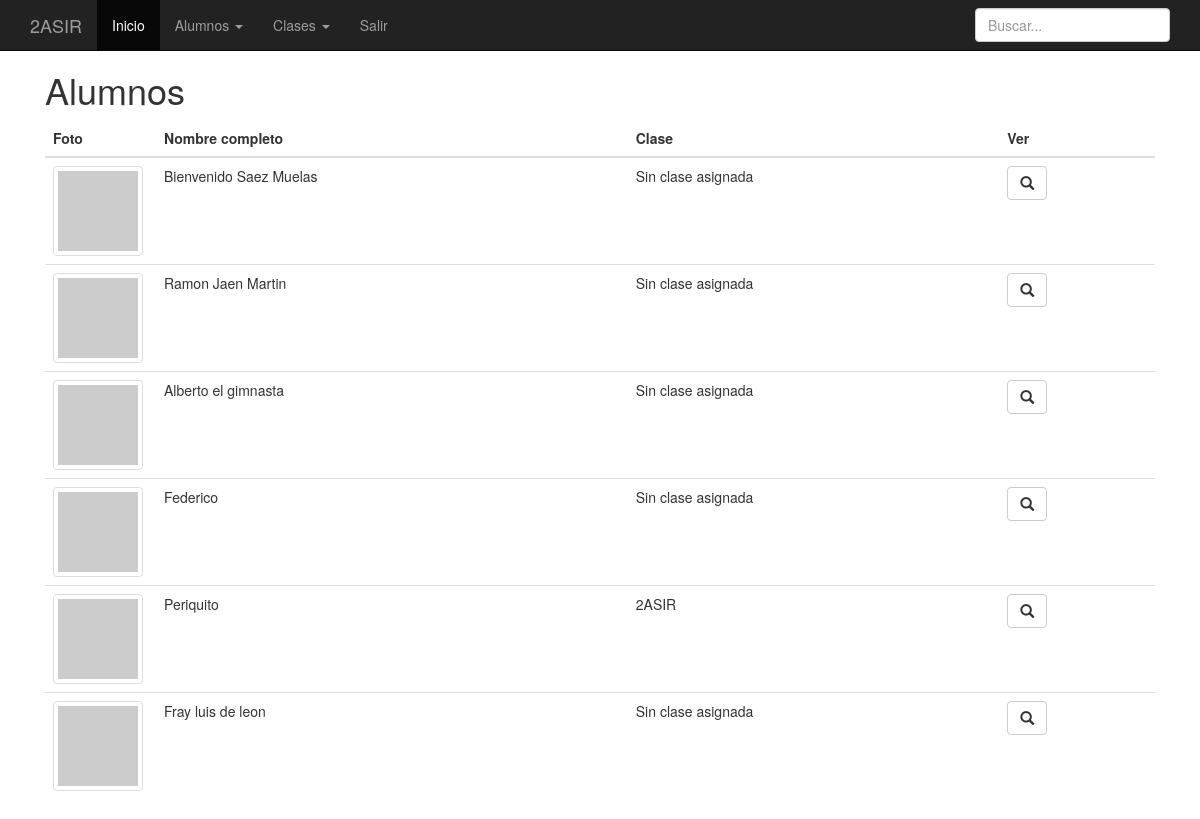
The page /lista_alumnos.php (signed in) on the database as committed earlier.
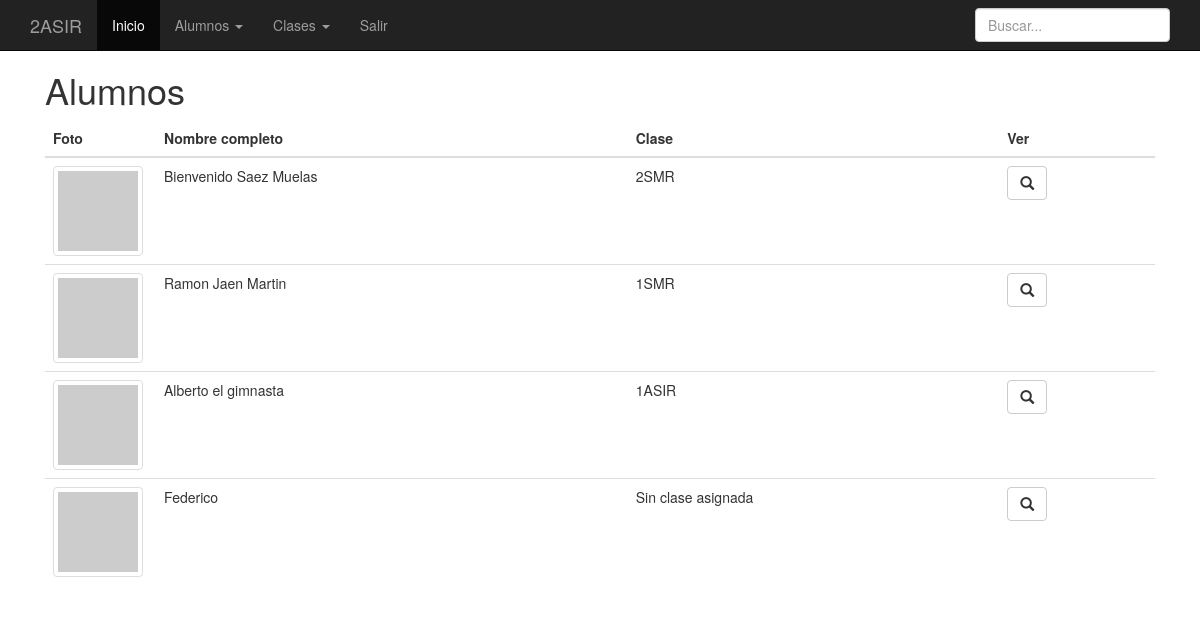
The same page on the database as committed later.
### tables this page shows
CREATE TABLE `alumnos` (
  `id` int(11) unsigned NOT NULL AUTO_INCREMENT,
  `nombreCompleto` varchar(140) NOT NULL DEFAULT '',
  `edad` int(11) DEFAULT NULL,
  `clase` int(10) unsigned DEFAULT NULL,
  PRIMARY KEY (`id`),
  KEY `fk_clase` (`clase`),
  CONSTRAINT `fk_clase` FOREIGN KEY (`clase`) REFERENCES `clases` (`id`) ON DELETE CASCADE ON UPDATE CASCADE
);

CREATE TABLE `clases` (
  `id` int(11) unsigned NOT NULL AUTO_INCREMENT,
  `nombre` varchar(140) NOT NULL DEFAULT '',
  PRIMARY KEY (`id`)
);

### php/bd.php (called while the page is built, shortened)
<?php
  include_once "ez_sql_core.php";
  include_once "ez_sql_mysql.php";
class Bd
{
  public  $conexion;
  private $usuario      = 'root';
  private $password     = 'root';
  private $base_datos   = 'alumnos';
  function __construct()
  {
    $this->conexion = new ezSQL_mysql($this->usuario, $this->password, $this->base_datos,'localhost');
  }
  function get_alumnos(){
    $consulta = "select * from alumnos";
    $alumnos = $this->conexion->get_results($consulta);
    return $alumnos;
  }
  function get_clase($idClase){
    $consulta = "select * from clases where id=$idClase";
    $clase = $this->conexion->get_row($consulta);
    return $clase;
  }
}
?>

### php/ez_sql_mysql.php (called while the page is built, shortened)
<?php
	$ezsql_mysql_str = array
	(
		1 => 'Require $dbuser and $dbpassword to connect to a database server',
		2 => 'Error establishing mySQL database connection. Correct user/password? Correct hostname? Database server running?',
		3 => 'Require $dbname to select a database',
		4 => 'mySQL database connection is not active',
		5 => 'Unexpected error while trying to select database'
	);
	class ezSQL_mysql extends ezSQLcore
	{
		var $encoding = false;
		function ezSQL_mysql($dbuser='', $dbpassword='', $dbname='', $dbhost='localhost', $encoding='')
		{
			$this->dbuser = $dbuser;
			$this->dbpassword = $dbpassword;
			$this->dbname = $dbname;
			$this->dbhost = $dbhost;
			$this->encoding = $encoding;
		}
		function connect($dbuser='', $dbpassword='', $dbhost='localhost')
		{
			global $ezsql_mysql_str; $return_val = false;
			if ( ! $dbuser )
			{
				$this->register_error($ezsql_mysql_str[1].' in '.__FILE__.' on line '.__LINE__);
				$this->show_errors ? trigger_error($ezsql_mysql_str[1],E_USER_WARNING) : null;
			}
			else if ( ! $this->dbh = @mysql_connect($dbhost,$dbuser,$dbpassword,true,131074) )
			{
				$this->register_error($ezsql_mysql_str[2].' in '.__FILE__.' on line '.__LINE__);
				$this->show_errors ? trigger_error($ezsql_mysql_str[2],E_USER_WARNING) : null;
			}
			else
			{
				$return_val = true;
			}
			return $return_val;
		}
		function select($dbname='', $encoding='')
		{
			global $ezsql_mysql_str; $return_val = false;
			if ( ! $dbname )
			{
				$this->register_error($ezsql_mysql_str[3].' in '.__FILE__.' on line '.__LINE__);
				$this->show_errors ? trigger_error($ezsql_mysql_str[3],E_USER_WARNING) : null;
			}
			else if ( ! $this->dbh )
			{
				$this->register_error($ezsql_mysql_str[4].' in '.__FILE__.' on line '.__LINE__);
				$this->show_errors ? trigger_error($ezsql_mysql_str[4],E_USER_WARNING) : null;
			}
			else if ( !@mysql_select_db($dbname,$this->dbh) )
			{
				if ( !$str = @mysql_error($this->dbh))
					  $str = $ezsql_mysql_str[5];
				$this->register_error($str.' in '.__FILE__.' on line '.__LINE__);
				$this->show_errors ? trigger_error($str,E_USER_WARNING) : null;
			}
			else
			{
				if ( $encoding == '') $encoding = $this->encoding;
				$return_val = true;
			}
			return $return_val;
		}
		function query($query)
		{
			$return_val = 0;
			$query = trim($query);
			$this->result = @mysql_query($query,$this->dbh);
			if ( preg_match("/^(insert|delete|update|replace|truncate|drop|create|alter|set|lock|unlock)\s+/i",$query) )
			{
				$is_insert = true;
				$this->rows_affected = @mysql_affected_rows($this->dbh);
				if ( preg_match("/^(insert|replace)\s+/i",$query) )
				{
					$this->insert_id = @mysql_insert_id($this->dbh);
				}
				$return_val = $this->rows_affected;
			}
			else
			{
				$is_insert = false;
				$i=0;
				$num_rows=0;
				while ( $row = @mysql_fetch_object($this->result) )
				{
					$num_rows++;
				}
				$this->num_rows = $num_rows;
				$return_val = $this->num_rows;
			}
			return $return_val;
		}
	}

### php/ez_sql_core.php (called while the page is built, shortened)
<?php
	class ezSQLcore
	{
		var $show_errors      = true;
		var $timers           = array();
		function flush()
		{
			$this->last_result = null;
		}
		function get_row($query=null,$output=OBJECT,$y=0)
		{
			if ( $query )
			{
				$this->query($query);
			}
			if ( $output == OBJECT )
			{
				return $this->last_result[$y]?$this->last_result[$y]:null;
			}
			elseif ( $output == ARRAY_A )
			{
				return $this->last_result[$y]?get_object_vars($this->last_result[$y]):null;
			}
			elseif ( $output == ARRAY_N )
			{
				return $this->last_result[$y]?array_values(get_object_vars($this->last_result[$y])):null;
			}
			else
			{
				$this->show_errors ? trigger_error(" \$db->get_row(string query, output type, int offset) -- Output type must be one of: OBJECT, ARRAY_A, ARRAY_N",E_USER_WARNING) : null;
			}
		}
		function get_results($query=null, $output = OBJECT)
		{
			if ( $query )
			{
				$this->query($query);
			}
			if ( $output == OBJECT )
			{
				return $this->last_result;
			}
		}
		function timer_get_cur()
		{
			list($usec, $sec) = explode(" ",microtime());
			return ((float)$usec + (float)$sec);
		}
		function timer_start($timer_name)
		{
			$this->timers[$timer_name] = $this->timer_get_cur();
		}
		function timer_elapsed($timer_name)
		{
			return round($this->timer_get_cur() - $this->timers[$timer_name],2);
		}
	}

### lista_alumnos.php (the view, shortened to what this page needs)
<?php include_once "php/header.php"; ?>
<?php
  include_once "php/bd.php";
  $bd = new Bd();
  $alumnos = $bd->get_alumnos();
?>
    <div class="container">
      <div class="col-sm-12">
        <h1>Alumnos</h1>
        <table class="table">
          <thead>
            <tr>
              <th width="10%">Foto</th>
              <th>Nombre completo</th>
              <th>Clase</th>
              <th>Ver</th>
            </tr>
          </thead>
          <tbody>
            <?php foreach ($alumnos as $alumno){ ?>
              <tr>
                <td>
                  <?php if($alumno->foto != NULL){ ?>
                    <img width="50" class="img-responsive img-thumbnail" src="img/<?php print $alumno->foto; ?>" alt="Foto del alumno">
                  <?php }else{ ?>
                    <img class="img-responsive img-thumbnail" src="http://placehold.it/50&text=Sin+foto" alt="">
                  <?php } ?>
                </td>
                <td><?php print $alumno->nombreCompleto; ?></td>
              <?php
                if($alumno->clase != NULL){
                  $clase = $bd->get_clase($alumno->clase);
                  $nombre_clase = $clase->nombre;
                }else{
                  $nombre_clase = 'Sin clase asignada';
                } ?>
                <td><?php print $nombre_clase; ?></td>
                <td><a href="detalle_alumno.php?id=<?php print $alumno->id; ?>" class="btn btn-default"><span class="glyphicon glyphicon-search" aria-hidden="true"></span></a></td>
              </tr>
            <?php } ?>
          </tbody>
        </table>
      </div>
    </div>
<?php include_once "php/footer.php"; ?>

### php/header.php (shortened to what this page needs)
<!DOCTYPE html>
<html lang="en">
  <head>
    <link href="css/bootstrap.min.css" rel="stylesheet">
    <link href="css/main.css" rel="stylesheet">
  </head>
  <body>
    <nav class="navbar navbar-inverse navbar-fixed-top">
      <div class="container">
        <div class="navbar-header">
          <a class="navbar-brand" href="#">2ASIR</a>
        </div>
        <?php if(isset($_SESSION['usuario'])){ ?>
        <div id="navbar" class="collapse navbar-collapse">
          <ul class="nav navbar-nav">
            <li class="active"><a href="/">Inicio</a></li>
            <li class="dropdown">
              <a href="#" class="dropdown-toggle" data-toggle="dropdown" role="button" aria-expanded="false">Alumnos <span class="caret"></span></a>
            </li>
            <li class="dropdown">
              <a href="#" class="dropdown-toggle" data-toggle="dropdown" role="button" aria-expanded="false">Clases <span class="caret"></span></a>
            </li>
            <li><a href="logout.php">Salir</a></li>
          </ul>
          <form class="navbar-form navbar-right" method="get" action="buscar.php">
            <input name="q" type="text" class="form-control" placeholder="Buscar...">
          </form>
        </div>
        <?php } ?>
      </div>
    </nav>

### php/footer.php (shortened to what this page needs)
  </body>
</html>

### css/main.css (style rules this page uses)
body { padding-top: 50px; }

Rows that differ between the two databases and show on the page:
removed alumnos: nombreCompleto "Periquito", clase.nombre "2ASIR"
removed alumnos: nombreCompleto "Fray luis de leon", clase "Sin clase asignada"
changed alumnos "Bienvenido Saez Muelas": clase.nombre "Sin clase asignada" → "2SMR"
changed alumnos "Ramon Jaen Martin": clase.nombre "Sin clase asignada" → "1SMR"
changed alumnos "Alberto el gimnasta": clase.nombre "Sin clase asignada" → "1ASIR"
